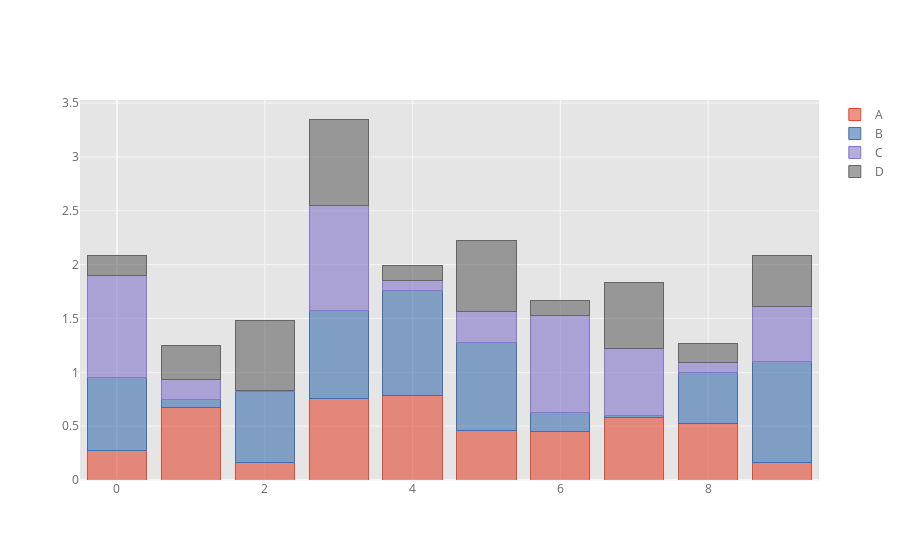

The cell this chart's notebook holds for it:
### Code cell
df.iplot(kind='bar', barmode='stack')

### Figure 1 — Plotly figure (JSON) as saved in the notebook; plotly's stock layout.template omitted (floating-point values rounded to 4 significant figures)
{"data": [{"marker": {"color": "rgba(226, 74, 51, 0.6)", "line": {"color": "rgba(226, 74, 51, 1.0)", "width": 1}}, "name": "A", "orientation": "v", "text": "", "type": "bar", "x": [0, 1, 2, 3, 4, 5, 6, 7, 8, 9], "y": [0.275, 0.67, 0.1623, 0.7591, 0.7807, 0.4637, 0.4536, 0.5784, 0.5252, 0.1607]}, {"marker": {"color": "rgba(62, 111, 176, 0.6)", "line": {"color": "rgba(62, 111, 176, 1.0)", "width": 1}}, "name": "B", "orientation": "v", "text": "", "type": "bar", "x": [0, 1, 2, 3, 4, 5, 6, 7, 8, 9], "y": [0.6804, 0.07513, 0.6564, 0.813, 0.9814, 0.8156, 0.1742, 0.01659, 0.474, 0.9423]}, {"marker": {"color": "rgba(132, 118, 202, 0.6)", "line": {"color": "rgba(132, 118, 202, 1.0)", "width": 1}}, "name": "C", "orientation": "v", "text": "", "type": "bar", "x": [0, 1, 2, 3, 4, 5, 6, 7, 8, 9], "y": [0.9422, 0.1845, 0.01272, 0.9759, 0.08606, 0.2859, 0.903, 0.6234, 0.08861, 0.5073]}, {"marker": {"color": "rgba(101, 101, 101, 0.6)", "line": {"color": "rgba(101, 101, 101, 1.0)", "width": 1}}, "name": "D", "orientation": "v", "text": "", "type": "bar", "x": [0, 1, 2, 3, 4, 5, 6, 7, 8, 9], "y": [0.1918, 0.3177, 0.654, 0.8043, 0.1483, 0.6625, 0.1318, 0.6139, 0.1821, 0.4772]}], "layout": {"barmode": "stack", "legend": {"bgcolor": "#FFFFFF", "font": {"color": "#666666"}, "traceorder": "normal"}, "paper_bgcolor": "#FFFFFF", "plot_bgcolor": "#E5E5E5", "title": {"font": {"color": "#151516"}}, "xaxis": {"gridcolor": "#F6F6F6", "showgrid": true, "tickfont": {"color": "#666666"}, "title": {"font": {"color": "#666666"}, "text": ""}, "zerolinecolor": "#F6F6F6"}, "yaxis": {"gridcolor": "#F6F6F6", "showgrid": true, "tickfont": {"color": "#666666"}, "title": {"font": {"color": "#666666"}, "text": ""}, "zerolinecolor": "#F6F6F6"}}}
